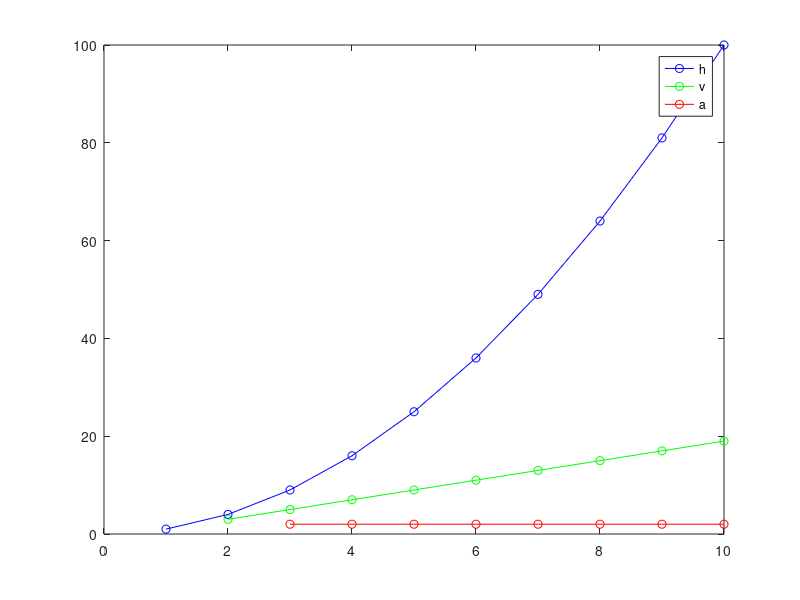

The MATLAB source for this figure: (Note: this script raises an error after producing the figure.)
% tryout the calculation
t = 1:10; %time
h = t.^2; %distance
dt = diff(t) 
dh = diff(h)
% v - velocity
v = dh./dt
dv = diff(v)
% a - acceleration
a = dv./dt(2:end)
plot(t,h,'-ob');
hold on;
plot(t(2:end),v,'-og');
plot(t(3:end),a,'-or');
legend({'h', 'v','a'})

%%
cd('/home/zhibin/Documents/GitHub/Motor_cordination/behaviraldata')
load('matlab2021101802.mat');

% ans=BehavData{1};
% CondiData

NumTrialsRecorded=length(CondiData);

% % examine RSBehavData
% ans=RSBehavData{1};
% ans=RSBehavData{51};


% allPerm
% 
% 
% b=11;t=5;
% dataxLyLtemp=behaviraldata.dataBlock(b).dataTrialL(t).xLyL;
% dataxRyRtemp=behaviraldata.dataBlock(b).dataTrialR(t).xRyR;
% dataxJyJtemp=behaviraldata.dataBlock(b).dataTrialJ(t).xJyJ;

BehavData


for conditionSelected=1:length(conditions)
    
    indtemp=find(CondiData==conditionSelected);

    % produced the position parameters
%     rad_ang=conditions(conditionSelected);
%     [x,y] = drawReach(radius,rad_ang, xCenter, yCenter);
    
%     plot(x,y,'k');
%     hold on;

    ALLhL=[];ALLhR=[];ALLvL=[];ALLvR=[];
    for i=1:length(indtemp) %loop through every trial
        % plot(dataxJyJtemp(:,1),dataxJyJtemp(:,2),'g');
        % dataxLRJyLRJtemp=cell2mat(RSBehavData{indtemp(i)});
        dataxLRJyLRJtemp=BehavData{indtemp(i)};
        
        ALLxL=dataxLRJyLRJtemp(:,1); ALLyL=dataxLRJyLRJtemp(:,2);
        ALLxR=dataxLRJyLRJtemp(:,3); ALLyR=dataxLRJyLRJtemp(:,4);
        % AllxJ=dataxLRJyLRJtemp(5,:); ALLyJ=dataxLRJyLRJtemp(6,:);
%         ALLxJ=dataxLRJyLRJtemp(:,5); ALLyJ=dataxLRJyLRJtemp(:,6);

%         plotx(ALLxL,ALLyL,'r');hold on
%         plotx(ALLxR,ALLyR,'b');
%         plotx(ALLxJ,ALLyJ,'g');hold off
%         ylim([100 600]);xlim([500 1500]);
%         xlim([0 screenXpixels]);ylim([0 screenYpixels]);
        
        t=1:length(ALLxL);
        hL=xCenter-ALLxL';hR=ALLxR'-xCenter;
        ALLhL=[ALLhL; hL]; ALLhR=[ALLhR; hR];
        dt=diff(t);
        dhL=diff(hL); dhR=diff(hR);
        
        % v - velocity
        vL = dhL./dt; vR = dhR./dt;
        ALLvL=[ALLvL; vL]; ALLvR=[ALLvR; vR];
        dvL = diff(vL); dvR = diff(vR);
        % a - acceleration
        aL = dvL./dt(2:end); aR = dvR./dt(2:end);
        
        
%         subplot(7,15,abs(7-conditionSelected)*15+(15-conditionSelected-1));
%         
%         % plot the distance
%         plot(t,hL,'.r');hold on; plot(t,hR,'.b');legend({'hL','hR'});
%         xlabel('t');ylabel('distance (pixels)');
%         %---delete the legend-------------
%         s=findobj('type','legend');delete(s);

%         % plot the velocity
%         plot(t(2:end),vL,'-r');hold on; plot(t(2:end),vR,'-b');hold off;
%         legend({'vL','vR');
        
%         % plot the acceleration
%         plot(t(3:end),aL,'or');hold on; plot(t(3:end),aR,'ob');hold off;
%         legend({'aL','aR'});
        
%         hold off;
%         legend({'hL','hR', 'vL','vR','aL','aR'});
        

%         ALLd=[];
%         for p=1:length(ALLxJ)
%             v1=[x(1) y(1) 0];v2=[x(end) y(end) 0];pt=[ALLxJ(p) ALLyJ(p) 0];
%             d = point_to_line(pt, v1, v2);
%             ALLd=[ALLd d];
%         end
%         SpatialError(i)=sqrt(sumsqr(ALLd));
%     end

%     set(gca, 'YDir', 'reverse');
%     hold off;
    % xlim([0 screenXpixels]);ylim([0 screenYpixels]);
    
%     subplot(7,15,abs(7-conditionSelected)*15+(15-conditionSelected));
%     
%     % plot the velocity
%     plot(t(2:end),vL,'-r');hold on; plot(t(2:end),vR,'-b');
%     legend({'vL','vR'});xlabel('t');ylabel('velocity (pixels/frame)');

%     plot(1:10,SpatialError,'go');hold on;
%     tbl=table((1:10)',SpatialError');mdl = fitlm(tbl,'linear');
%     plot(mdl);hold off;ylim([0 200]);
%     ylabel('spatial error');xlabel('trial'); title('spatial error');
%     %---delete the legend-------------
%     s=findobj('type','legend');delete(s);
    end
    
    subplot(7,15,abs(7-conditionSelected)*15+(15-conditionSelected-1));

    % plot the distance
    averagehL=mean(ALLhL,1);averagehR=mean(ALLhR,1);
    plot(t,averagehL,'.r');hold on; plot(t,averagehR,'.b');hold off;
    xlabel('t');ylabel('average distance (pixels)');


    subplot(7,15,abs(7-conditionSelected)*15+(15-conditionSelected));
    
    % plot the velocity
    averagevL=mean(ALLvL,1);averagevR=mean(ALLvR,1);
    plot(t(2:end),averagevL,'-r');hold on; plot(t(2:end),averagevR,'-b');hold off;
    xlabel('t');ylabel('average velocity (pixels/frame)');
    %---delete the legend-------------


%     hold off;
end
